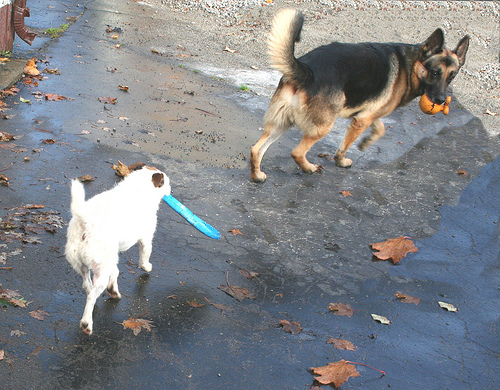
#> input picture viz_outputs/gt_badcase2.jpg, 500 x 390 px
$ python make_comparison.py
#> lines starting #> are read from the running program, lines starting #| are printed output that depends on the picture; pictures that were not available may be replaced by others from this repository, and a replacement may not be noted
"""Create comparison visualization: GT image vs Top-5 retrieved results for bad cases."""
import os
import matplotlib
matplotlib.use("Agg")
import matplotlib.pyplot as plt
import matplotlib.patches as mpatches
from PIL import Image

plt.rcParams.update({
    "font.family": "DejaVu Sans",
    "font.size": 16,
    "savefig.dpi": 300,
})

# Load images
gt_img_path = os.path.join("viz_outputs", "gt_badcase2.jpg")
gt_img = Image.open(gt_img_path).convert("RGB")
#> gt_img is the input picture: PIL image 500x390 RGB; mean R, G, B 128.9, 132, 136

# Load the top-5 retrieved results image
topk_img_path = os.path.join("viz_outputs", "local_badcase_2.png")
topk_img = Image.open(topk_img_path).convert("RGB")
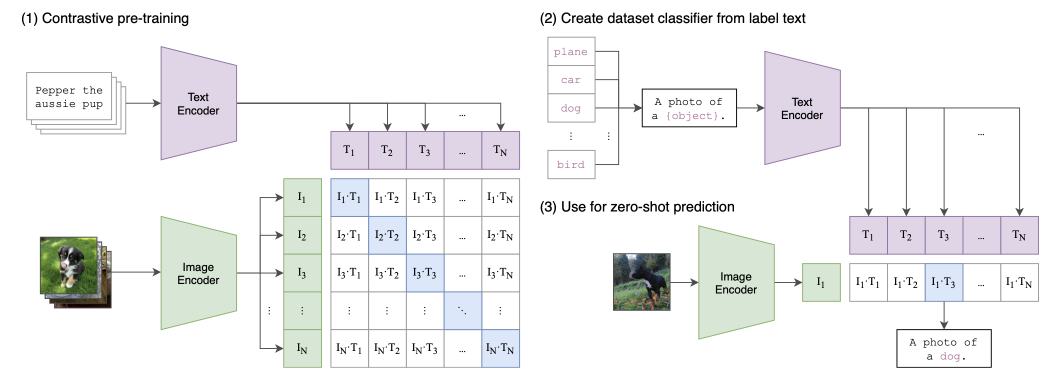
#> input picture model_arch.png, 2096 x 774 px, given in place of local_badcase_2.png, which was not available (shown at 1/2 size)

fig, axes = plt.subplots(1, 2, figsize=(14, 8),
                         gridspec_kw={'width_ratios': [1, 3]})

# Show GT image
axes[0].imshow(gt_img)
for spine in axes[0].spines.values():
    spine.set_edgecolor("#e74c3c")
    spine.set_linewidth(5)
    spine.set_visible(True)
axes[0].set_title("Ground Truth (Rank 2252)\n3033612929_764d977bd5.jpg",
                  fontsize=14, fontweight="bold", color="#e74c3c")
axes[0].axis("off")

# Show top-5 retrieved results
axes[1].imshow(topk_img)
axes[1].set_title("Model Top-5 Retrieved Results",
                  fontsize=14, fontweight="bold", color="#333333")
axes[1].axis("off")

fig.suptitle("Bad Case #2: \"Two dogs play with each other outdoors\"\n"
             "GT image ranked at 2252 (out of 3290) — NOT found in Top-5",
             fontsize=16, fontweight="bold", color="#e74c3c", y=1.02)

legend_elements = [
    mpatches.Patch(facecolor="none", edgecolor="#e74c3c", linewidth=2, label="Ground Truth (correct answer)"),
]
fig.legend(handles=legend_elements, loc="lower center", ncol=1,
           fontsize=12, frameon=True, fancybox=True)

plt.tight_layout(rect=[0, 0.05, 1, 0.95])
save_path = os.path.join("viz_outputs", "badcase2_comparison.png")
fig.savefig(save_path, bbox_inches="tight")
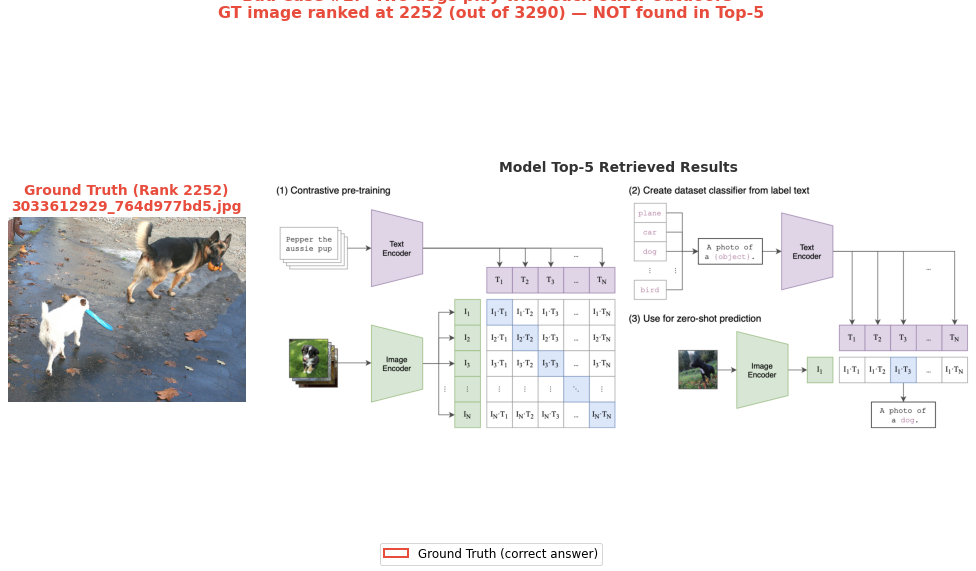
#> figure drawn by matplotlib, 2 panels
print(f"[Saved] {save_path}")
plt.close(fig)

# Also do the same for Bad Case #1
gt_img1_path = os.path.join("viz_outputs", "gt_badcase1.jpg")
gt_img1 = Image.open(gt_img1_path).convert("RGB")
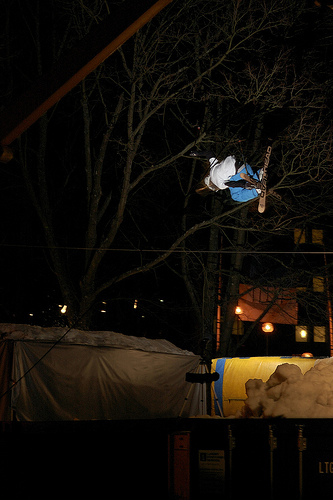
#> input picture viz_outputs/gt_badcase1.jpg, 333 x 500 px
#> gt_img1 is the input picture: PIL image 333x500 RGB; mean R, G, B 19.4, 14.7, 8.9
topk_img1_path = os.path.join("viz_outputs", "local_badcase_1.png")
topk_img1 = Image.open(topk_img1_path).convert("RGB")
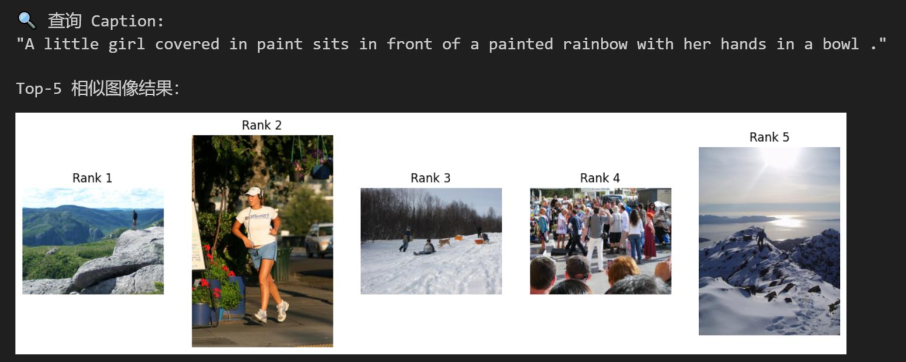
#> input picture topk.png, 1811 x 724 px, given in place of local_badcase_1.png, which was not available (shown at 1/2 size)
#> topk_img1 is the input picture: PIL image 1811x724 RGB; mean R, G, B 126.6, 126.7, 126.2

fig, axes = plt.subplots(1, 2, figsize=(14, 8),
                         gridspec_kw={'width_ratios': [1, 3]})

axes[0].imshow(gt_img1)
for spine in axes[0].spines.values():
    spine.set_edgecolor("#e74c3c")
    spine.set_linewidth(5)
    spine.set_visible(True)
axes[0].set_title("Ground Truth (Rank 2944)\n3239866450_3f8cfb0c83.jpg",
                  fontsize=14, fontweight="bold", color="#e74c3c")
axes[0].axis("off")

axes[1].imshow(topk_img1)
axes[1].set_title("Model Top-5 Retrieved Results",
                  fontsize=14, fontweight="bold", color="#333333")
axes[1].axis("off")

fig.suptitle("Bad Case #1: \"I have no idea!\"\n"
             "GT image ranked at 2944 (out of 3290) — NOT found in Top-5",
             fontsize=16, fontweight="bold", color="#e74c3c", y=1.02)

fig.legend(handles=legend_elements, loc="lower center", ncol=1,
           fontsize=12, frameon=True, fancybox=True)

plt.tight_layout(rect=[0, 0.05, 1, 0.95])
save_path = os.path.join("viz_outputs", "badcase1_comparison.png")
fig.savefig(save_path, bbox_inches="tight")
print(f"[Saved] {save_path}")
plt.close(fig)
